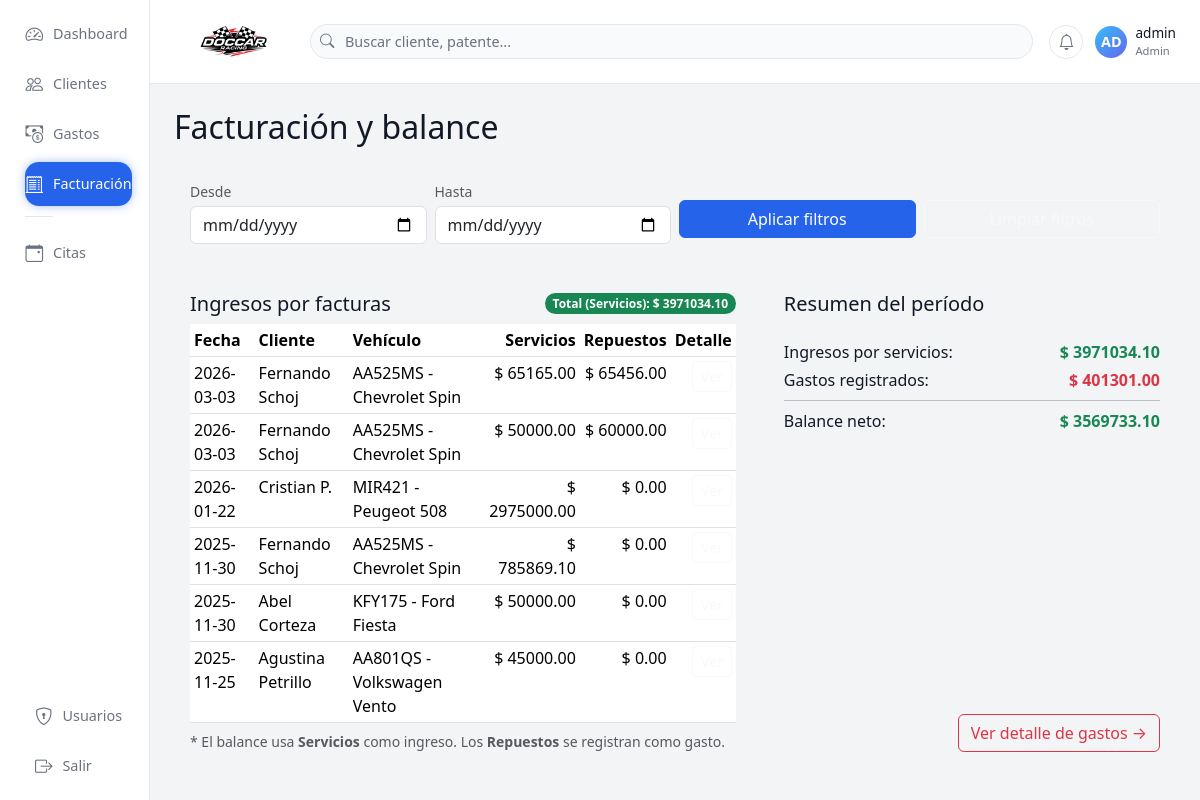
/facturas (signed in), run on the app's committed database.
### tables this page shows
CREATE TABLE facturas (
        id INTEGER PRIMARY KEY AUTOINCREMENT,
        reparacion_id INTEGER,
        fecha TEXT,
        total REAL, descuento_global REAL, es_presupuesto INTEGER DEFAULT 1, total_servicios REAL, total_repuestos REAL,
        FOREIGN KEY(reparacion_id) REFERENCES reparaciones(id)
    );

CREATE TABLE clientes (
        id INTEGER PRIMARY KEY AUTOINCREMENT,
        nombre TEXT,
        apellido TEXT,
        telefono TEXT,
        email TEXT,
        direccion TEXT,
        notas TEXT
    , documento TEXT, razon_social TEXT);

CREATE TABLE vehiculos (
        id INTEGER PRIMARY KEY AUTOINCREMENT,
        cliente_id INTEGER,
        patente TEXT,
        marca TEXT,
        modelo TEXT,
        anio TEXT,
        km TEXT,
        notas TEXT,
        FOREIGN KEY(cliente_id) REFERENCES clientes(id)
    );

### app.py (the view)
@app.route("/facturas", methods=["GET"])
@login_required
def facturas_listado():
    con = get_con()
    cur = con.cursor()
    desde = request.args.get("desde") or ""
    hasta = request.args.get("hasta") or ""
    sql_f = """
        SELECT
            f.id,
            f.fecha,
            f.total,
            COALESCE(f.total_servicios, f.total) AS total_servicios,
            COALESCE(f.total_repuestos, 0) AS total_repuestos,
            c.nombre,
            c.apellido,
            v.patente,
            v.marca,
            v.modelo,
            r.id
        FROM facturas f
        JOIN reparaciones r ON r.id = f.reparacion_id
        JOIN vehiculos v ON v.id = r.vehiculo_id
        JOIN clientes c ON c.id = v.cliente_id
        WHERE COALESCE(f.es_presupuesto,1) = 0
    """
    filtros = []
    params = []
    if desde:
        filtros.append("DATE(f.fecha) >= DATE(?)")
        params.append(desde)
    if hasta:
        filtros.append("DATE(f.fecha) <= DATE(?)")
        params.append(hasta)
    if filtros:
        sql_f += " AND " + " AND ".join(filtros)
    sql_f += " ORDER BY f.fecha DESC"
    cur.execute(sql_f, params)
    facturas = cur.fetchall()
    sql_g = """
        SELECT id, fecha, categoria, descripcion, monto, pagador, medio_pago, notas, pagado, fecha_pago, reparacion_id
        FROM gastos
        WHERE 1=1
    """
    filtros_g = []
    params_g = []
    if desde:
        filtros_g.append("DATE(fecha) >= DATE(?)")
        params_g.append(desde)
    if hasta:
        filtros_g.append("DATE(fecha) <= DATE(?)")
        params_g.append(hasta)
    if filtros_g:
        sql_g += " AND " + " AND ".join(filtros_g)
    sql_g += " ORDER BY fecha DESC, id DESC"
    cur.execute(sql_g, params_g)
    gastos = cur.fetchall()
    total_ingresos = sum((f[3] or 0) for f in facturas)  # servicios
    total_gastos = sum((g[4] or 0) for g in gastos)
    balance_neto = total_ingresos - total_gastos
    con.close()
    return render_template(
        "facturas.html",
        facturas=facturas,
        gastos=gastos,
        desde=desde,
        hasta=hasta,
        total_general=total_ingresos,
        total_gastos=total_gastos,
        balance_neto=balance_neto,
    )

### app.py (called while the page is built)
def get_con():
    con = sqlite3.connect(DB_NAME)
    con.row_factory = sqlite3.Row
    return con

def login_required(f):
    @wraps(f)
    def wrapper(*args, **kwargs):
        if "user_id" not in session:
            return redirect(url_for("login"))
        return f(*args, **kwargs)
    return wrapper

### templates/facturas.html (shortened to what this page needs)
{% extends "base.html" %}
{% block contenido %}
<h2 class="mb-3">Facturación y balance</h2>
<div class="card-dark-soft p-3 mb-3">
    <form class="row g-2 align-items-center" method="get">
        <div class="col-12 col-md-3">
            <label class="form-label mb-1 small text-muted">Desde</label>
            <input type="date" name="desde" class="form-control" value="{{ desde }}">
        </div>
        <div class="col-12 col-md-3">
            <label class="form-label mb-1 small text-muted">Hasta</label>
            <input type="date" name="hasta" class="form-control" value="{{ hasta }}">
        </div>
        <div class="col-6 col-md-3 mt-2 mt-md-4">
            <button type="submit" class="btn btn-primary w-100">Aplicar filtros</button>
        </div>
        <div class="col-6 col-md-3 mt-2 mt-md-4">
            <a href="{{ url_for('facturas_listado') }}" class="btn btn-outline-light w-100">Limpiar filtros</a>
        </div>
    </form>
</div>
<div class="row g-3">
    <div class="col-12 col-lg-7">
        <div class="card-dark-soft p-3 h-100">
            <div class="d-flex justify-content-between align-items-center mb-2">
                <h5 class="mb-0">Ingresos por facturas</h5>
                <span class="badge bg-success rounded-pill">
                    Total (Servicios): $ {{ '%.2f'|format(total_general or 0) }}
                </span>
            </div>
            <div class="table-responsive">
                <table class="table table-sm table-dark-custom mb-0">
                    <thead>
                    <tr>
                        <th>Fecha</th>
                        <th>Cliente</th>
                        <th>Vehículo</th>
                        <th class="text-end">Servicios</th>
                        <th class="text-end">Repuestos</th>
                        <th class="text-end">Detalle</th>
                    </tr>
                    </thead>
                    <tbody>
                    {% if facturas %}
                        {% for f in facturas %}
                            <tr>
                                <td>{{ f[1] }}</td>
                                <td>{{ f[5] }} {{ f[6] }}</td>
                                <td>{{ f[7] }} - {{ f[8] }} {{ f[9] }}</td>
                                <td class="text-end">$ {{ '%.2f'|format(f[3] or 0) }}</td>
                                <td class="text-end">$ {{ '%.2f'|format(f[4] or 0) }}</td>
                                <td class="text-end">
                                    <a href="{{ url_for('reparacion_factura', reparacion_id=f[10]) }}"
                                       class="btn btn-sm btn-outline-light">
                                    </a>
                                </td>
                            </tr>
                        {% endfor %}
                    {% else %}
                        <tr>
                            <td colspan="6" class="text-center text-muted py-3">
                                No hay facturas para el período seleccionado.
                            </td>
                        </tr>
                    {% endif %}
                    </tbody>
                </table>
            </div>
            <p class="mt-2 mb-0 small text-muted">
                * El balance usa <strong>Servicios</strong> como ingreso. Los <strong>Repuestos</strong> se registran como gasto.
            </p>
        </div>
    </div>
    <div class="col-12 col-lg-5">
        <div class="card-dark-soft p-3 h-100 d-flex flex-column">
            <h5>Resumen del período</h5>
            <div class="mt-3">
                <div class="d-flex justify-content-between">
                    <span>Ingresos por servicios:</span>
                    <strong class="text-success">$ {{ '%.2f'|format(total_general or 0) }}</strong>
                </div>
                <div class="d-flex justify-content-between mt-1">
                    <span>Gastos registrados:</span>
                    <strong class="text-danger">$ {{ '%.2f'|format(total_gastos or 0) }}</strong>
                </div>
                <hr class="my-2">
                <div class="d-flex justify-content-between">
                    <span>Balance neto:</span>
                    <strong class="{{ balance_neto >= 0 and 'text-success' or 'text-danger' }}">
                        $ {{ '%.2f'|format(balance_neto or 0) }}
                    </strong>
                </div>
            </div>
            <div class="mt-auto pt-2 d-flex justify-content-end">
                <a href="{{ url_for('gastos_listado') }}" class="btn btn-outline-danger">
                    Ver detalle de gastos →
                </a>
            </div>
        </div>
    </div>
</div>
{% endblock %}

### templates/base.html (style rules this page uses)
:root { --bg-app: #f3f4f6; --bg-sidebar: #ffffff; --bg-topbar: #ffffff; --bg-card: #ffffff; --border-soft: #e5e7eb; --text-main: #111827; --text-muted: #6b7280; --primary: #2563eb; --success: #16a34a; --danger: #dc2626; }
* { box-sizing: border-box; }
body { margin: 0; min-height: 100vh; background: var(--bg-app); color: var(--text-main); font-family: system-ui, -apple-system, BlinkMacSystemFont, "Segoe UI", sans-serif; }
a { text-decoration: none; color: inherit; }
.btn-primary { background-color: var(--primary); border-color: var(--primary); }

### data on the page
facturas: fecha "2026-03-03", nombre "Fernando", apellido "Schoj", patente "AA525MS", marca "Chevrolet", modelo "Spin", total_servicios "65165.00", total_repuestos "65456.00"
facturas: fecha "2026-03-03", nombre "Fernando", apellido "Schoj", patente "AA525MS", marca "Chevrolet", modelo "Spin", total_servicios "50000.00", total_repuestos "60000.00"
facturas: fecha "2026-01-22", nombre "Cristian", apellido "P.", patente "MIR421", marca "Peugeot", modelo "508", f "2975000.00", f "0.00"
facturas: fecha "2025-11-30", nombre "Fernando", apellido "Schoj", patente "AA525MS", marca "Chevrolet", modelo "Spin", f "785869.10", f "0.00"
facturas: fecha "2025-11-30", nombre "Abel", apellido "Corteza", patente "KFY175", marca "Ford", modelo "Fiesta", f "50000.00", f "0.00"
facturas: fecha "2025-11-25", nombre "Agustina", apellido "Petrillo", patente "AA801QS", marca "Volkswagen", modelo "Vento", f "45000.00", f "0.00"

### other printed values
{{ uname[:2].upper() }} "AD"
{{ session.get("username", "Usuario") }} "admin"
{{ session.get("rol", "operador")|capitalize }} "Admin"
{{ '%.2f'|format(total_general or 0) }} "3971034.10"
{{ '%.2f'|format(total_gastos or 0) }} "401301.00"
{{ '%.2f'|format(balance_neto or 0) }} "3569733.10"
